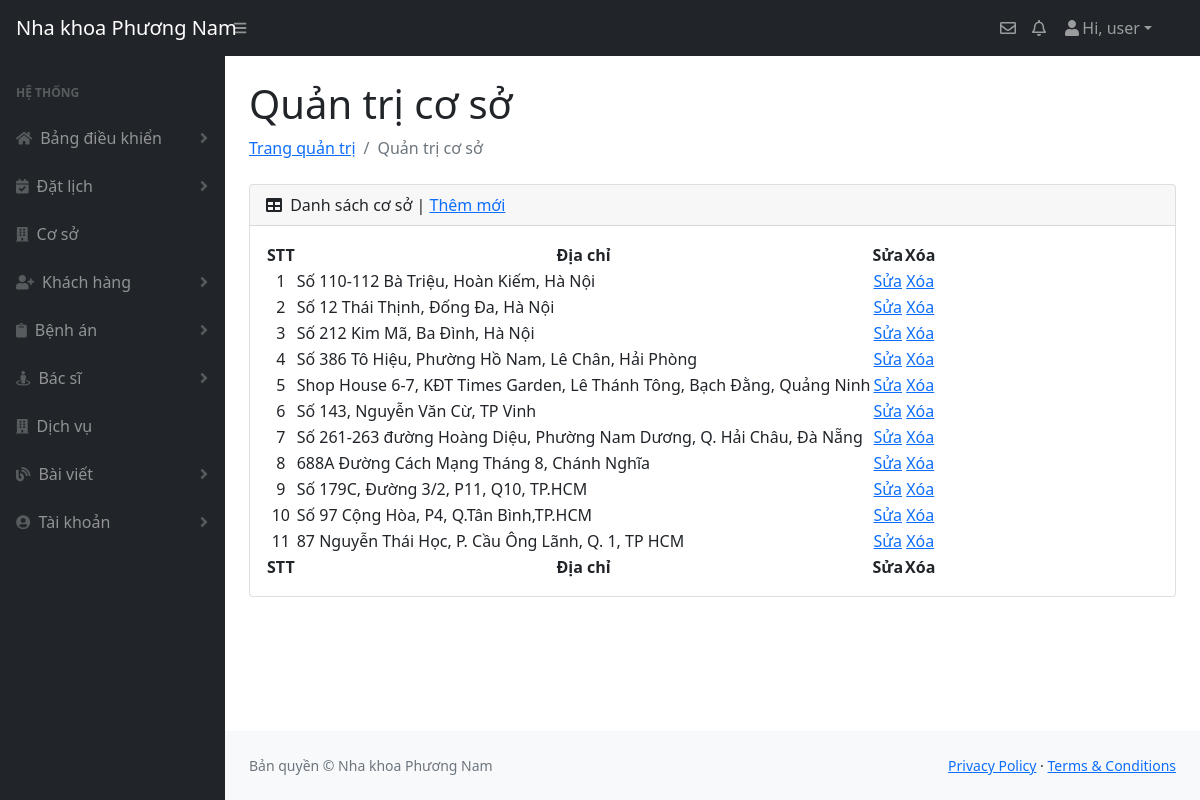
The page /admin/co_so.php on the database its author committed.
### tables this page shows
CREATE TABLE `tbl_co_so` (
  `id_co_so` int(10) NOT NULL,
  `dia_chi` varchar(200) NOT NULL
);

### admin/co_so.php (the view, shortened to what this page needs)
<!DOCTYPE html>
<html lang="en">
    <head>
        <link href="https://cdn.jsdelivr.net/npm/simple-datatables@latest/dist/style.css" rel="stylesheet" />
        <link href="css/styles.css" rel="stylesheet" />
    </head>
    <body class="sb-nav-fixed">
        <nav class="sb-topnav navbar navbar-expand navbar-dark bg-dark">
            <a class="navbar-brand ps-3" href="index.php">Nha khoa Phương Nam</a>
            <button class="btn btn-link btn-sm order-1 order-lg-0 me-4 me-lg-0" id="sidebarToggle" href="#!"><i class="fas fa-bars"></i></button>
            <form class="d-none d-md-inline-block form-inline ms-auto me-0 me-md-3 my-2 my-md-0">
            <ul class="navbar-nav ms-auto ms-md-0 me-3 me-lg-4">
                <li class="dropdown dropdown-list-toggle"><a href="#" data-bs-toggle="dropdown" class="nav-link nav-link-lg message-toggle beep"><i class="far fa-envelope"></i></a>
                </li>
                <li class="dropdown dropdown-list-toggle"><a href="#" data-bs-toggle="dropdown" class="nav-link notification-toggle nav-link-lg beep"><i class="far fa-bell"></i></a>
                </li>
                <li class="nav-item dropdown">
                    <a class="nav-link dropdown-toggle" id="navbarDropdown" href="#" role="button" data-bs-toggle="dropdown" aria-expanded="false"><i class="fas fa-user fa-fw"></i>Hi, user</a>
                </li>
            </ul>
            </form>
        </nav>
        <div id="layoutSidenav">
            <div id="layoutSidenav_nav">
                <nav class="sb-sidenav accordion sb-sidenav-dark" id="sidenavAccordion">
                    <div class="sb-sidenav-menu">
                        <div class="nav">
                            <div class="sb-sidenav-menu-heading">Hệ thống</div>
                            <a class="nav-link collapsed" href="#" data-bs-toggle="collapse" data-bs-target="#collapseSystems" aria-expanded="false" aria-controls="collapseSystems">
                                <div class="sb-nav-link-icon"><i class="fas fa-home"></i></div>
                                Bảng điều khiển
                                <div class="sb-sidenav-collapse-arrow"><i class="fas fa-angle-down"></i></div>
                            </a>
                            <a class="nav-link collapsed" href="#" data-bs-toggle="collapse" data-bs-target="#collapseDatlich" aria-expanded="false" aria-controls="collapseDatlich">
                                <div class="sb-nav-link-icon"><i class="fas fa-calendar-check"></i></div>
                                Đặt lịch
                                 <div class="sb-sidenav-collapse-arrow"><i class="fas fa-angle-down"></i></div>
                            </a>
                            <a class="nav-link" href="#">
                                <div class="sb-nav-link-icon"><i class="fas fa-building"></i></div>
                                Cơ sở
                            </a>
                            <a class="nav-link collapsed" href="co_so.php" data-bs-toggle="collapse" data-bs-target="#collapseKhachhang" aria-expanded="false" aria-controls="collapseKhachhang">
                                <div class="sb-nav-link-icon"><i class="fas fa-user-plus"></i></div>
                                Khách hàng
                                <div class="sb-sidenav-collapse-arrow"><i class="fas fa-angle-down"></i></div>
                            </a>
                            <a class="nav-link collapsed" href="#" data-bs-toggle="collapse" data-bs-target="#collapseBenhan" aria-expanded="false" aria-controls="collapseBenhan">
                                <div class="sb-nav-link-icon"><i class="fas fa-clipboard"></i></div>
                                Bệnh án
                                <div class="sb-sidenav-collapse-arrow"><i class="fas fa-angle-down"></i></div>
                            </a>
                            <a class="nav-link collapsed" href="#" data-bs-toggle="collapse" data-bs-target="#collapseBacsi" aria-expanded="false" aria-controls="collapseBacsi">
                                <div class="sb-nav-link-icon"><i class="fas fa-street-view"></i></div>
                                Bác sĩ
                                <div class="sb-sidenav-collapse-arrow"><i class="fas fa-angle-down"></i></div>
                            </a>
                            <a class="nav-link" href="dich_vu.php">
                                <div class="sb-nav-link-icon"><i class="fas fa-building"></i></div>
                                Dịch vụ
                            </a>
                            <a class="nav-link collapsed" href="#" data-bs-toggle="collapse" data-bs-target="#collapseBlog" aria-expanded="false" aria-controls="collapseBlog">
                                <div class="sb-nav-link-icon"><i class="fas fa-blog"></i></div>
                                Bài viết
                                <div class="sb-sidenav-collapse-arrow"><i class="fas fa-angle-down"></i></div>
                            </a>
                            <a class="nav-link collapsed" href="#" data-bs-toggle="collapse" data-bs-target="#collapseTaikhoan" aria-expanded="false" aria-controls="collapseTaikhoan">
                                <div class="sb-nav-link-icon"><i class="fas fa-user-circle"></i></div>
                                Tài khoản
                                <div class="sb-sidenav-collapse-arrow"><i class="fas fa-angle-down"></i></div>
                            </a>
                        </div>
                    </div>
                </nav>
            </div>
            <div id="layoutSidenav_content">
                <main>
                    <div class="container-fluid px-4">
                        <h1 class="mt-4">Quản trị cơ sở</h1>
                        <ol class="breadcrumb mb-4">
                            <li class="breadcrumb-item"><a href="index.php">Trang quản trị</a></li>
                            <li class="breadcrumb-item active">Quản trị cơ sở</li>
                        </ol>
                        <div class="card mb-4">
                            <div class="card-header">
                                <i class="fas fa-table me-1"></i>
                                Danh sách cơ sở | <a href="co_so_them_moi.php"> Thêm mới</a>
                            </div>
                            <div class="card-body">
                                <table id="datatablesSimple">
                                    <thead>
                                        <tr>
                                            <th style="text-align: center;">STT</th>
                                            <th style="text-align: center;">Địa chỉ</th>
                                            <th style="text-align: center;">Sửa</th>
                                            <th style="text-align: center;">Xóa</th>
                                        </tr>
                                    </thead>
                                    <tfoot>
                                        <tr>
                                            <th style="text-align: center;">STT</th>
                                            <th style="text-align: center;">Địa chỉ</th>
                                            <th style="text-align: center;">Sửa</th>
                                            <th style="text-align: center;">Xóa</th>
                                        </tr>
                                    </tfoot>
                                    <tbody>
                                        <?php
                                        $ket_noi = mysqli_connect("localhost", "root","", "nhakhoaphuongnam_db");
                                        $sql= "
                                                SELECT *
                                                FROM tbl_co_so";
                                        $co_so = mysqli_query($ket_noi, $sql);
                                        $i = 0;
                                        while ($row = mysqli_fetch_array($co_so))
                                        {
                                            $i++;
                                        ;?>
                                        <tr>
                                            <td style="text-align: center;"><?php echo $i;?></td>
                                            <td><?php echo $row["dia_chi"];?></td>
                                            <td style="text-align: center;"><a href="co_so_sua.php?id=<?php echo $row["id_co_so"];?>">Sửa</a></td>
                                            <td style="text-align: center;"><a href="co_so_xoa.php?id=<?php echo $row["id_co_so"];?>">Xóa</a></td>
                                        </tr>
                                         <?php
                                        }
                                    ;?>
                                    </tbody>
                                </table>
                            </div>
                        </div>
                    </div>
                </main>
                <footer class="py-4 bg-light mt-auto">
                    <div class="container-fluid px-4">
                        <div class="d-flex align-items-center justify-content-between small">
                            <div class="text-muted">Bản quyền &copy; Nha khoa Phương Nam</div>
                            <div>
                                <a href="#">Privacy Policy</a>
                                &middot;
                                <a href="#">Terms &amp; Conditions</a>
                            </div>
                        </div>
                    </div>
                </footer>
            </div>
        </div>
    </body>
</html>

### rows shown on the page
tbl_co_so: dia_chi "Số 110-112 Bà Triệu, Hoàn Kiếm, Hà Nội"
tbl_co_so: dia_chi "Số 12 Thái Thịnh, Đống Đa, Hà Nội"
tbl_co_so: dia_chi "Số 212 Kim Mã, Ba Đình, Hà Nội"
tbl_co_so: dia_chi "Số 386 Tô Hiệu, Phường Hồ Nam, Lê Chân, Hải Phòng"
tbl_co_so: dia_chi "Shop House 6-7, KĐT Times Garden, Lê Thánh Tông, Bạch Đằng, Quảng Ninh"
tbl_co_so: dia_chi "Số 143, Nguyễn Văn Cừ, TP Vinh"
tbl_co_so: dia_chi "Số 261-263 đường Hoàng Diệu, Phường Nam Dương, Q. Hải Châu, Đà Nẵng"
tbl_co_so: dia_chi "688A Đường Cách Mạng Tháng 8, Chánh Nghĩa"
tbl_co_so: dia_chi "Số 179C, Đường 3/2, P11, Q10, TP.HCM"
tbl_co_so: dia_chi "Số 97 Cộng Hòa, P4, Q.Tân Bình,TP.HCM"
tbl_co_so: dia_chi "87 Nguyễn Thái Học, P. Cầu Ông Lãnh, Q. 1, TP HCM"
